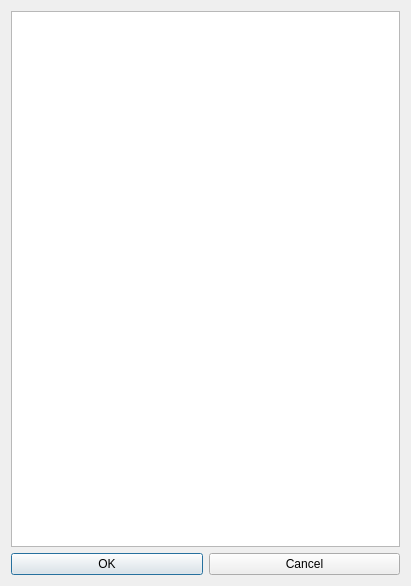
<?xml version="1.0" encoding="UTF-8"?>
<ui version="4.0">
 <class>EditSkill</class>
 <widget class="QDialog" name="EditSkill">
  <property name="geometry">
   <rect>
    <x>0</x>
    <y>0</y>
    <width>411</width>
    <height>586</height>
   </rect>
  </property>
  <property name="windowTitle">
   <string>Dialog</string>
  </property>
  <layout class="QGridLayout" name="gridLayout">
   <item row="1" column="0">
    <widget class="QPushButton" name="pushButtonOK">
     <property name="text">
      <string>OK</string>
     </property>
    </widget>
   </item>
   <item row="1" column="1">
    <widget class="QPushButton" name="pushButtonCancel">
     <property name="text">
      <string>Cancel</string>
     </property>
    </widget>
   </item>
   <item row="0" column="0" colspan="2">
    <widget class="QTableView" name="tableView"/>
   </item>
  </layout>
 </widget>
 <resources/>
 <connections/>
</ui>
